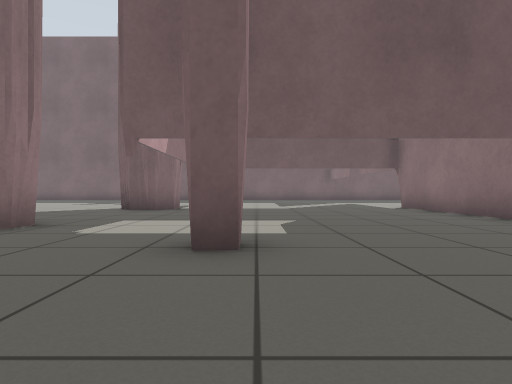
[1] (above)

23 first-person views from a walk through a robot-simulator world made for Gazebo. The camera is 0.5 m above the floor, looks level and sees 75° across. The floor is counted in squares, 1 m on a side. Each view is taken from the middle of a square. On the plan, view 1 faces up. The plan holds only what a view shows up to about 9 squares ahead; the rest is blank.

[2]
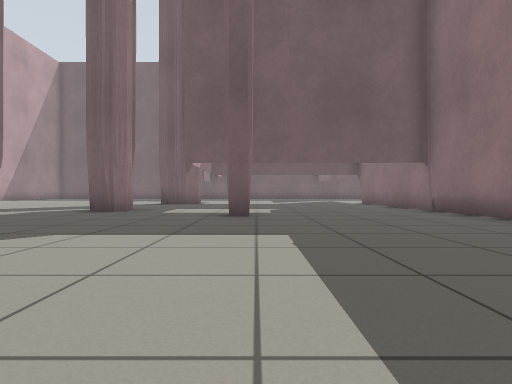

[3]
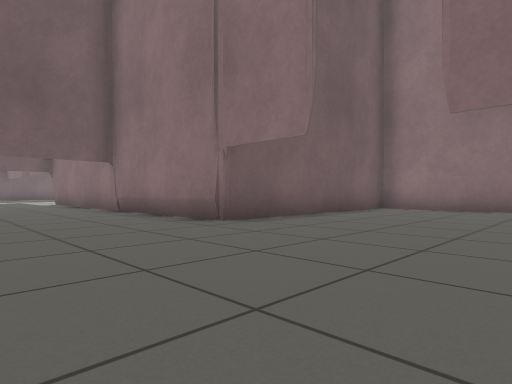

[4]
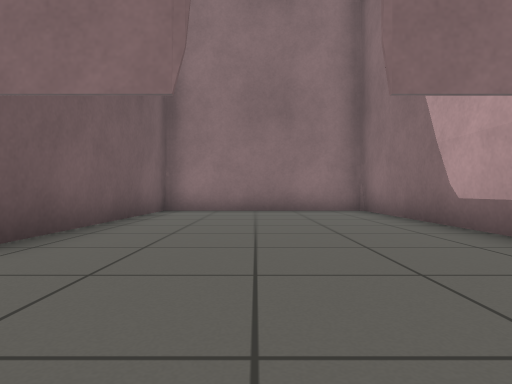

[5]
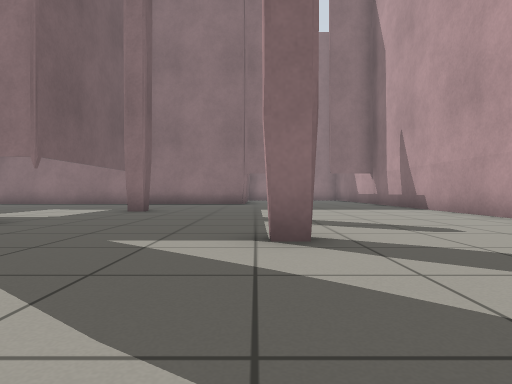

[6]
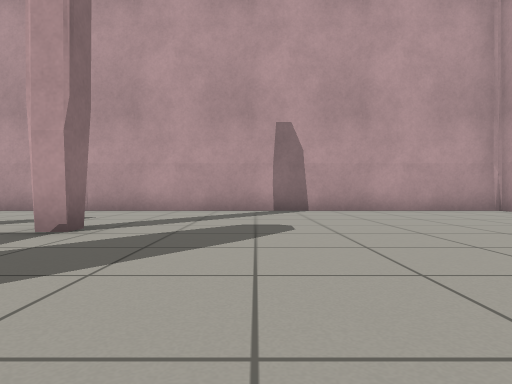

[7]
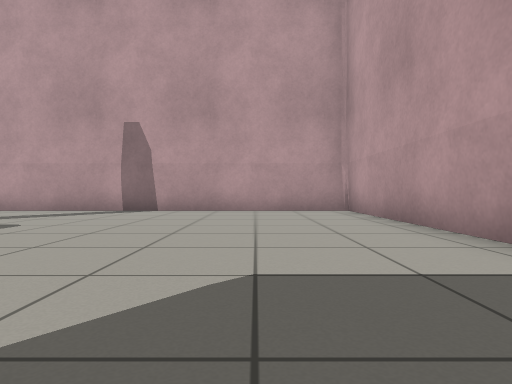

[8]
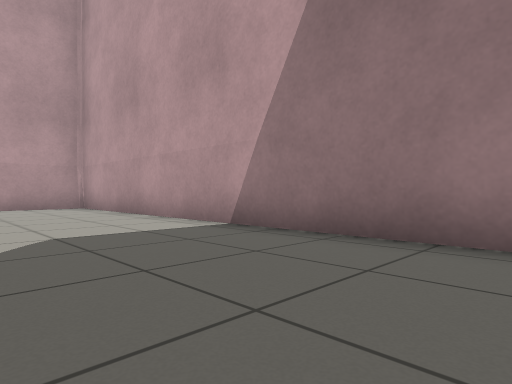

[9]
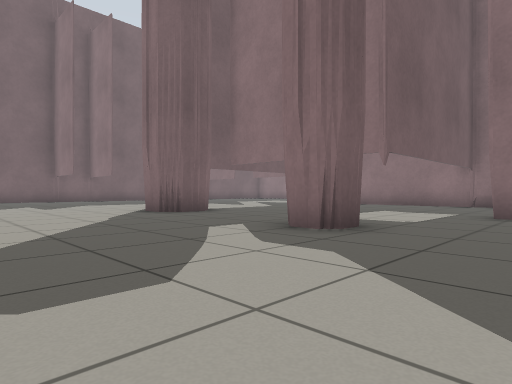

[10]
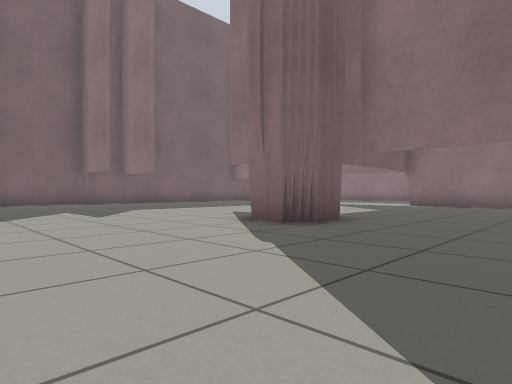

[11]
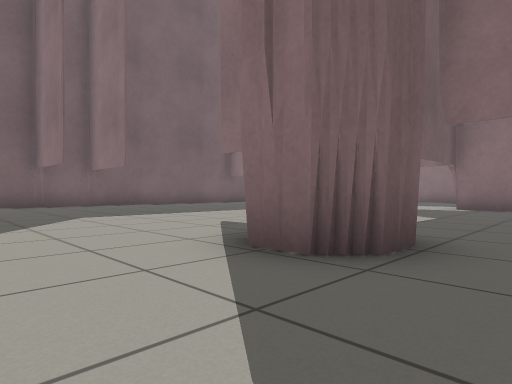

[12]
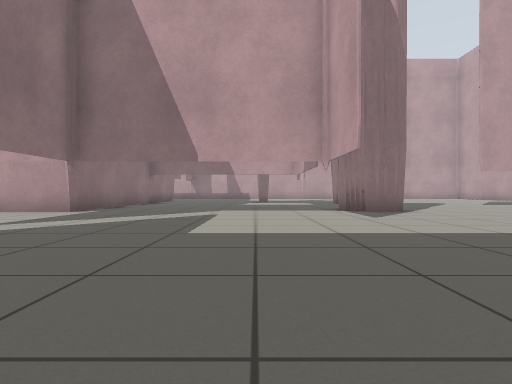

[13]
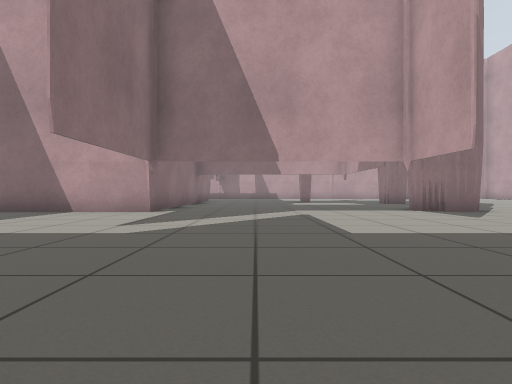

[14]
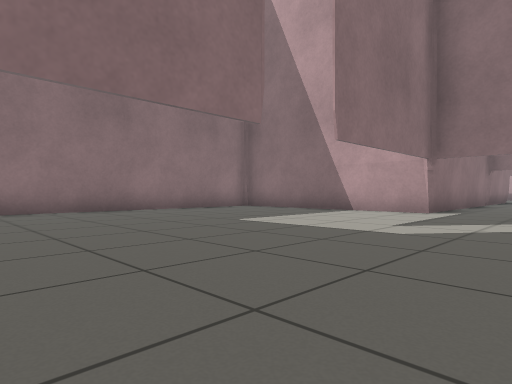

[15]
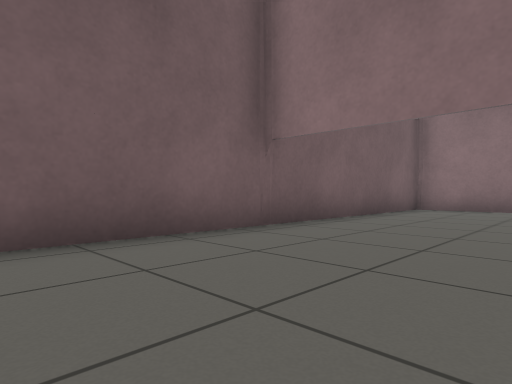

[16]
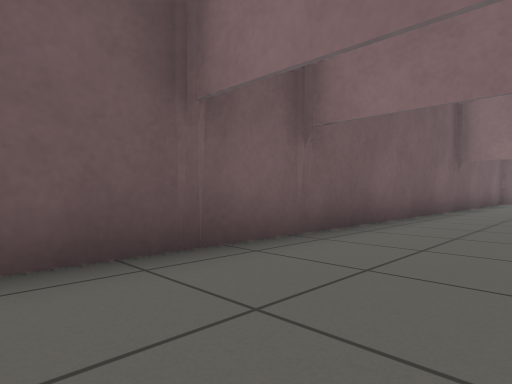

[17]
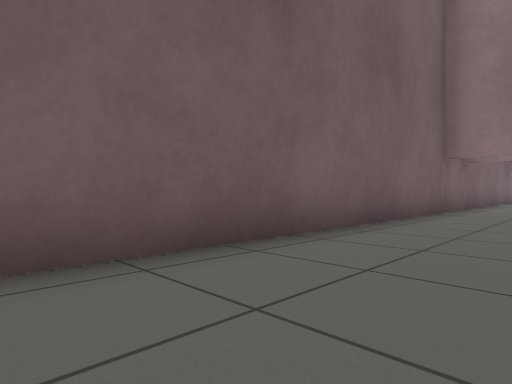

[18]
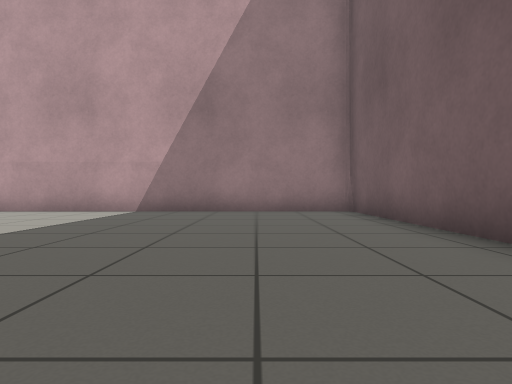

[19]
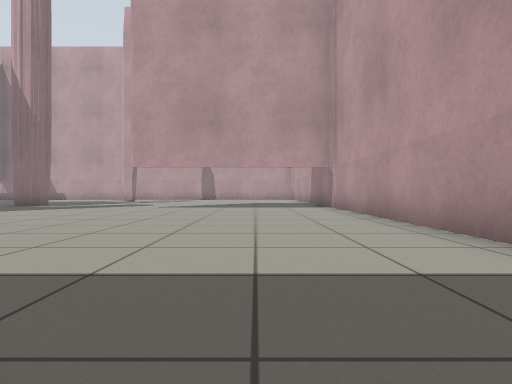

[20]
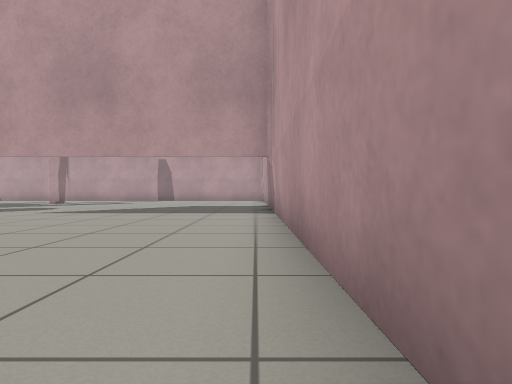

[21]
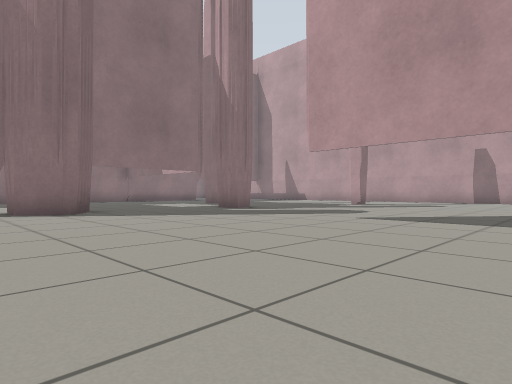

[22]
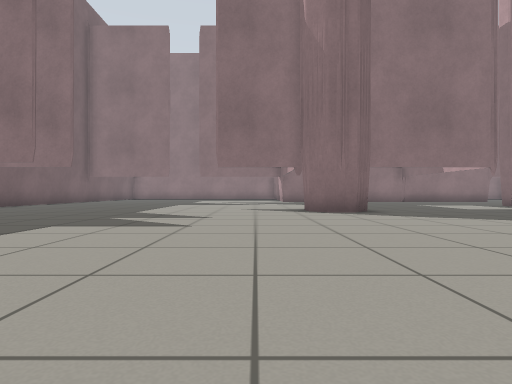

[23]
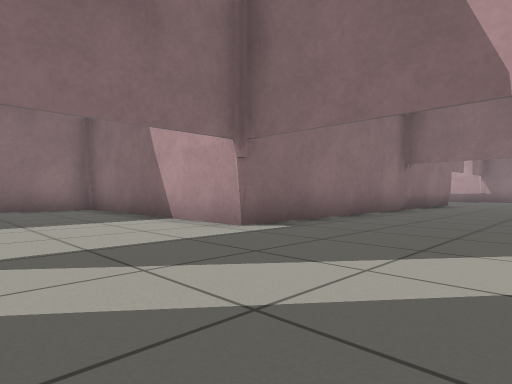

### Floor plan
Key: @ floor where view 1 was taken; # wall or solid block; x gap in a wall; . floor; = window, fence, low wall or low ledge; T thing the floor can be seen under or through.
Columns run from 15 left of view 1 to 11 right of it. Each row starts with its distance up from view 1.
 21 ###########################
 20 #..........###.....#......#
 19 #...........##......T.....#
 18 #...........##......T.....#
 17 #...................T.....#
 16 #.........................#
 15 #.........................#
 14 #...................#.... #
 13 #............#......#.....#
 12 #............#......#.....#
 11 #...........##.....#......#
 10 #..........###=====.#######
  9 #...........#T......#
  8 #............T......#
  7 ##TTTTT......T......#
  6 #............T......#
  5 #..........#xTTTTTTT#
  4 #...................#
  3 #..............#....#
  2 #...................#
  1 #...................#######
  0 #.........#....@....#.....#
 -1 #...................#.....#
 -2 #.........................#
 -3 #...................#.....#
 -4 #...................#.....#
 -5 ################    #######

Positions as (right, up) in squares from view 1, and headings:
1: (0, 0), facing up
2: (0, -4), facing up
3: (1, -4), facing up-right
4: (2, -2), facing right
5: (-9, 0), facing right
6: (-8, 4), facing down
7: (-12, 4), facing down
8: (-11, 6), facing down-left
9: (-8, 2), facing up-right
10: (-8, 6), facing up-right
11: (-6, 8), facing up-right
12: (0, 19), facing down
13: (2, 19), facing down
14: (2, 19), facing down-right
15: (1, 17), facing up-right
16: (-5, 18), facing up-right
17: (-12, 18), facing up-right
18: (-6, 18), facing left
19: (-12, 17), facing down
20: (-14, 14), facing down
21: (-12, 12), facing down-right
22: (-12, 12), facing right
23: (1, 14), facing down-right
